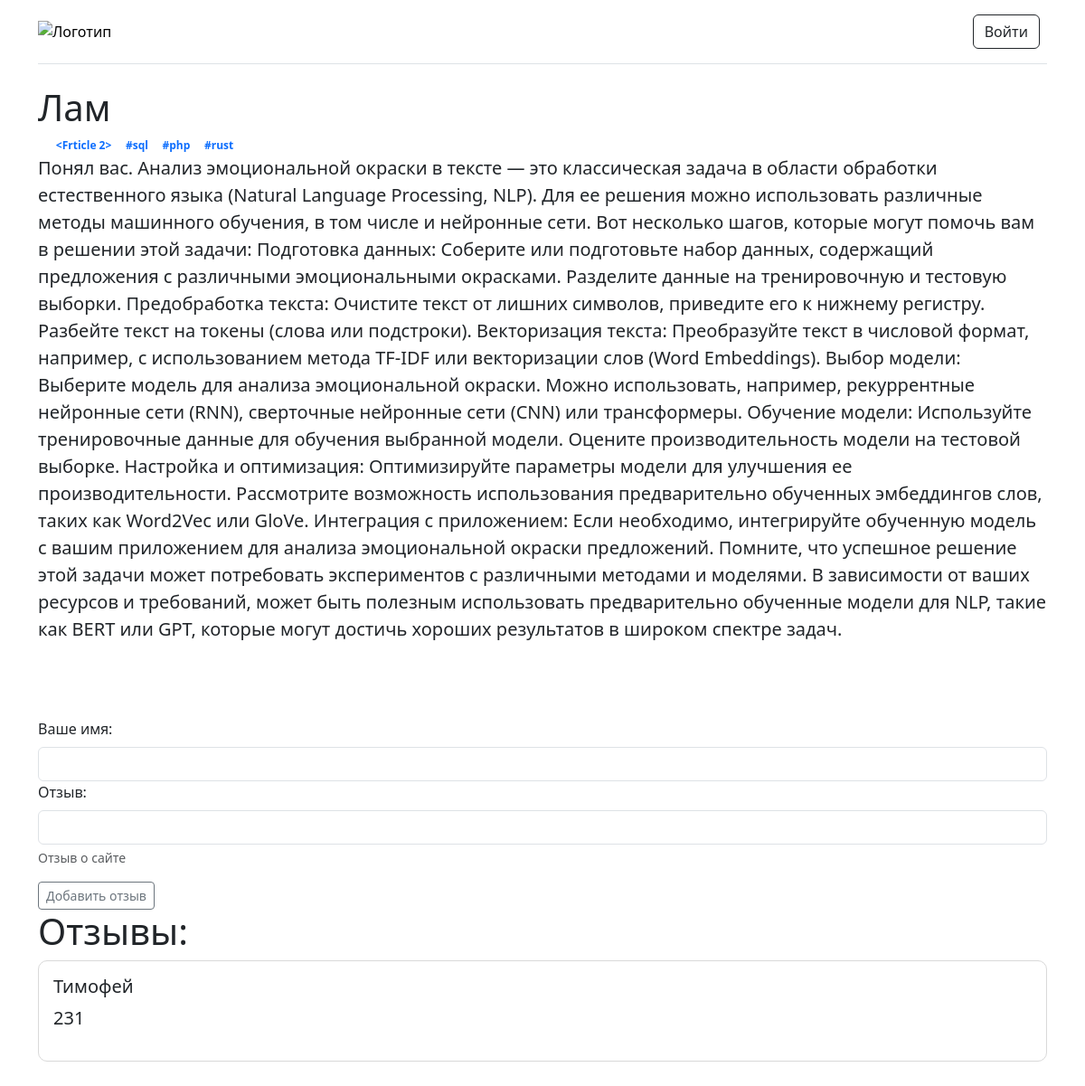
Screenshot of /product/2/ with the database file from the repository.
### app.py (models this page shows, shortened)
class Shop(db.Model):
    id = db.Column(db.Integer, primary_key=True)
    title = db.Column(db.String(100), nullable=False)
    intro_text = db.Column(db.String(300), nullable=False)
    main_text = db.Column(db.Text, nullable=False)

class Tag(db.Model):
    id = db.Column(db.Integer, primary_key=True)
    tag_name = db.Column(db.String(500))
    def __repr__(self):
        return '<Frticle %r>' % self.id

class Comment(db.Model):
    id = db.Column(db.Integer, primary_key=True)
    name = db.Column(db.String(100), nullable=False)
    text = db.Column(db.String(300), nullable=False)
    id_product_com = db.Column(db.Integer, nullable=False)

### app.py (the view)
@app.route('/product/<int:id>/', methods=['POST', 'GET'])
def product(id):
    id_product = Shop.query.get(id)
    com_product = Comment.query.filter_by(id_product_com=id).order_by(Comment.id.desc()).all()
    tag = Tag.query.get(id)
    if request.method == "POST":
        id_product_com = id
        name = request.form['name']
        text = request.form['text']
        com_post = Comment(id_product_com=id_product_com, name=name, text=text)
        try:
            db.session.add(com_post)
            db.session.commit()
            return redirect(f'/product/{id}')
        except:
            return "Ошибка"
    else:
        return render_template("product.html", id_product=id_product, com_product=com_product, tag=tag)

### templates/product.html (shortened to what this page needs)
{% extends 'base.html' %}
{% block body %}
<main class="px-3">
    <div class="container">
        <h1><font style="vertical-align: inherit;"><font style="vertical-align: inherit; text-align:center;">{{ id_product.title }}</font></font></h1>
        <div class="container">
          <div class="d-flex flex-row">
            <span class="badge badge-primary mr-2 text-primary">{{ tag }}</span>
            <span class="badge badge-secondary mr-2 text-primary">#sql</span>
            <span class="badge badge-success mr-2 text-primary">#php</span>
            <span class="badge badge-danger text-primary">#rust</span>
          </div>
        </div>
        <p class="lead"><font style="vertical-align: inherit;"><font style="vertical-align: inherit;">{{ id_product.main_text }}</font></font></p>
        <p class="lead">
          <a href="#" class="btn btn-lg btn-secondary fw-bold border-white bg-white"><font style="vertical-align: inherit;"><font style="vertical-align: inherit;">Узнать больше</font></font></a>
        </p>
        <form action="/product/{{ id_product.id }}/" method="post">
          <div class="mb-3">
            <label for="com" class="form-label">Ваше имя:</label>
            <input type="text" name="name" class="form-control" id="com" aria-describedby="text">
              <label for="com1" class="form-label">Отзыв:</label>
            <input type="text" name="text" class="form-control" id="com1" aria-describedby="text">
            <div id="emailHelp" class="form-text">Отзыв о сайте</div>
          </div>
          <input type="submit" class="btn btn-sm btn-outline-secondary" value="Добавить отзыв">
        </form>
    </div>
</main>
<section>
    <div class="container">
        <h6 class="display-6">Отзывы:</h6>
        {% for el in com_product %}
            <div class="comment p-3">
                <h5>{{ el.name }}</h5>
                <p class="lead">{{ el.text }}</p>
            </div>
        {% endfor %}
    </div>
</section>
<br><br>
{% endblock %}

### static/css/style.css (style rules this page uses)
html, body { height: 100%; }
.comment { border: 1px solid #D9D9D9; border-radius: 10px; }

### rows the page displays
Shop: title "Лам", main_text "Понял вас. Анализ эмоциональной окраски в тексте — это классическая задача в области обработки естественного языка (Natural Language Processing, NLP). Для ее решения можно использовать различные методы машинного обучения, в том числе и нейронные сети. Вот несколько шагов, которые могут помочь вам в решении этой задачи: Подготовка данных: Соберите или подготовьте набор данных, содержащий предложения с различными эмоциональными окрасками. Разделите данные на тренировочную и тестовую выборки. Предобработка текста: Очистите текст от лишних символов, приведите его к нижнему регистру. Разбейте текст на токены (слова или подстроки). Векторизация текста: Преобразуйте текст в числовой формат,…"
Tag: id "<Frticle 2>"
Comment: name "Тимофей", text "231"
